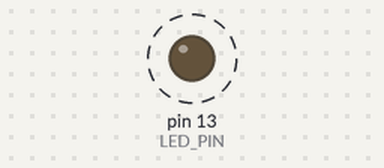
Bench run of a sketch on a simulated Arduino Uno, built with avr-gcc and run on an emulated ATmega328P. Shown: output pins drawn as LEDs (lit = HIGH). Dashed ring = blinking. What the sketch prints to the serial monitor is not drawn.

Above: at 0.2 s.
Timing chart, 0 to 3.0 s (numbered marks = the images above):
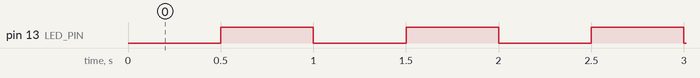

The sketch:

01_BlinkNoDelaySerial.ino
```cpp
/*
  01_BlinkNoDelaySerial.ino
  - Blink ohne delay()
  - Serielle Ausgabe bei jedem Umschalten

 ⚠️ Short to variables
 📐 Why Different Types? - Memory & Range!
    Size matters on Arduino

    int // -32,768 to 32,767 (2 bytes)
    unsigned long // 0 to 4,294,967,295 (4 bytes)
    bool // true/false (1 byte)

  */

const int LED_PIN = LED_BUILTIN;             // Pin numbers: 0-13 (int is overkill but standard)
const unsigned long BLINK_INTERVAL_MS = 500; // ⚠️ MUST be unsigned long to match millis()

unsigned long previousMillis = 0; // millis() returns unsigned long (up to 49 days!)
bool ledState = false;            // Only ON/OFF - so why waste bytes ;) bool uses 1 byte instead of int (2 bytes)?

void setup()
{
    pinMode(LED_PIN, OUTPUT);
    digitalWrite(LED_PIN, LOW);

    Serial.begin(115200);
    Serial.println("");
    Serial.println(" ____ _____ _   _ ______  __");
    Serial.println("/ ___|_   _| | | |  _ \\ \\/ /");
    Serial.println("\\___ \\ | | | | | | |_) \\  /");
    Serial.println(" ___) || | | |_| |  __//  \\");
    Serial.println("|____/ |_|  \\___/|_|  /_/\\_\\");
    Serial.println("");
    Serial.println("KICKSTART 01: Blink without delay + Serial");
}

void loop()
{
    unsigned long now = millis(); // current time snapshot for this loop pass

    if (now - previousMillis >= BLINK_INTERVAL_MS) // non-blocking timer check
    {
        previousMillis = now; // remember last toggle time
        ledState = !ledState; // flip LED state

        digitalWrite(LED_PIN, ledState ? HIGH : LOW); // ternary: if ledState then HIGH else LOW

        Serial.print("LED: ");
        Serial.print(ledState ? "ON" : "OFF"); // same pattern: true -> "ON", false -> "OFF"
        Serial.print(" | millis: ");
        Serial.println(now);
    }
}

/*
Ternary ist die kompakte Form von if/else:

bedingung ? wertWennTrue : wertWennFalse

Alternative Form (if/else):
if (ledState == HIGH) {
  digitalWrite(LED_PIN, HIGH);
} else {
  digitalWrite(LED_PIN, LOW);
}
*/
```

Measured:
- by itself, pin 13 (LED_PIN): alternates HIGH for 0.50 s and LOW for 0.50 s
